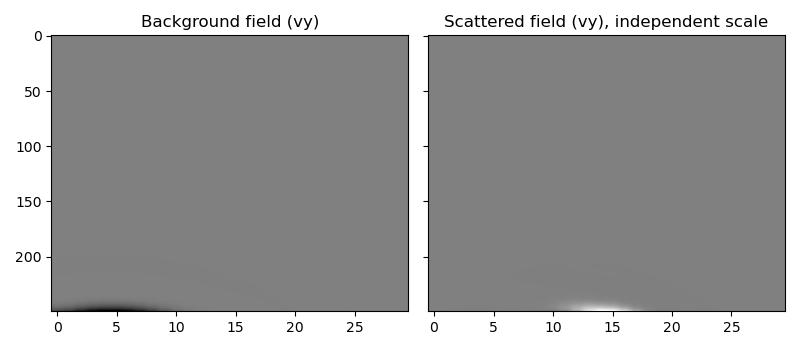

The script that saved this image:
"""Recipe: deepwave.elastic_born background/scattered fields.

A minimal, self-contained companion to the :doc:`elastic_born` reference
page: builds a background elastic model from vp/vs/rho with
:func:`deepwave.vpvsrho_to_lambmubuoyancy`, defines a localised mu
(shear-modulus) scattering perturbation, and runs
:func:`deepwave.elastic_born` to compare the background and scattered
receiver gathers it produces in a single coupled call. It also demonstrates
that the scattered output is differentiable
with respect to the scattering perturbation, the basis of elastic LSRTM/FWI
gradients (see :doc:`example_acoustic_born` for a full LSRTM inversion loop
in the simpler variable-density acoustic case).
"""

import os

import matplotlib.pyplot as plt
import torch

import deepwave
from deepwave import elastic_born

device = torch.device("cuda" if torch.cuda.is_available() else "cpu")
torch.manual_seed(0)

ny, nx = 50, 60
dx = 5.0
freq = 25.0
dt = 0.0007
nt = 250
peak_time = 1.5 / freq

vp = 1500 * torch.ones(ny, nx, device=device)
vs = 800 * torch.ones(ny, nx, device=device)
rho = 2000 * torch.ones(ny, nx, device=device)
lamb, mu, buoyancy = deepwave.vpvsrho_to_lambmubuoyancy(vp, vs, rho)

# A localised mu (shear-modulus) scatterer.
yy, xx = torch.meshgrid(
    torch.arange(ny, device=device),
    torch.arange(nx, device=device),
    indexing="ij",
)
dmu = (
    0.3 * mu * torch.exp(-((yy - 25) ** 2 + (xx - 30) ** 2) / 8.0)
).requires_grad_()

# ``DEEPWAVE_SMOKE=1`` shrinks this example so that it can be run quickly as
# an automated check; the default sizes are the ones the text describes.
smoke = os.environ.get("DEEPWAVE_SMOKE") == "1"

n_shots = 2
n_receivers_per_shot = 10 if smoke else 30
source_locations = torch.zeros(
    n_shots, 1, 2, dtype=torch.long, device=device
)
source_locations[:, 0, 0] = 3
source_locations[:, 0, 1] = torch.linspace(10, nx - 10, n_shots).long()
receiver_locations = torch.zeros(
    n_shots, n_receivers_per_shot, 2, dtype=torch.long, device=device
)
receiver_locations[..., 0] = ny - 3
receiver_locations[:, :, 1] = torch.linspace(
    2, nx - 2, n_receivers_per_shot
).long()
source_amplitudes = (
    deepwave.wavelets.ricker(freq, nt, dt, peak_time)
    .reshape(1, 1, -1)
    .repeat(n_shots, 1, 1)
    .to(device)
)

# mu + dmu locally raises the P-velocity above vp.max(); derive max_vel
# from the perturbed model so the internal time step is safely CFL-stable.
vp_perturbed, _, _ = deepwave.lambmubuoyancy_to_vpvsrho(
    lamb, mu + dmu.detach(), buoyancy
)
max_vel = float(vp_perturbed.max())

out = elastic_born(
    lamb,
    mu,
    buoyancy,
    dx,
    dt,
    dmu=dmu,
    # The canonical, channel-keyed way to specify a survey. ``receivers=``
    # is the scattered data and ``bg_receivers=`` the background data, the
    # same pairing the returned fields use. The equivalent flat keywords
    # (``source_amplitudes_y=``, ``sc_receiver_locations_y=``,
    # ``bg_receiver_locations_y=``) remain permanently supported.
    sources={"y": (source_amplitudes, source_locations)},
    receivers={"y": receiver_locations},
    bg_receivers={"y": receiver_locations},
    pml_freq=freq,
    max_vel=max_vel,
)

# The scattered field is differentiable with respect to the scattering
# perturbation -- the basis of elastic LSRTM/FWI gradients.
loss = out.receivers["y"].pow(2).sum()
loss.backward()
if dmu.grad is None or not torch.isfinite(dmu.grad).all():
    raise RuntimeError("dmu.grad should be finite after backward().")
print(
    "scattered-data loss:",
    float(loss.detach()),
    "| max |d(loss)/d(dmu)|:",
    float(dmu.grad.abs().max()),
)

_, ax = plt.subplots(1, 2, figsize=(8, 3.5), sharex=True, sharey=True)
bg = out.bg_receivers["y"][0].detach().cpu()
sc = out.receivers["y"][0].detach().cpu()
# Each field is shown with its own colour scale (independently normalised):
# the scattered field is orders of magnitude weaker than the background
# field it rides on top of (a single small mu perturbation), so a shared
# scale would make it invisible.
bg_vmax = float(bg.abs().max())
sc_vmax = float(sc.abs().max())
ax[0].imshow(bg.T, aspect="auto", cmap="gray", vmin=-bg_vmax, vmax=bg_vmax)
ax[0].set_title("Background field (vy)")
ax[1].imshow(sc.T, aspect="auto", cmap="gray", vmin=-sc_vmax, vmax=sc_vmax)
ax[1].set_title("Scattered field (vy), independent scale")
plt.tight_layout()
plt.savefig("example_elastic_born_recipe.jpg")

assert torch.isfinite(sc).all(), "scattered receiver data is not finite"
assert sc.abs().max() > 0, "scattered receiver data is all zeros"
